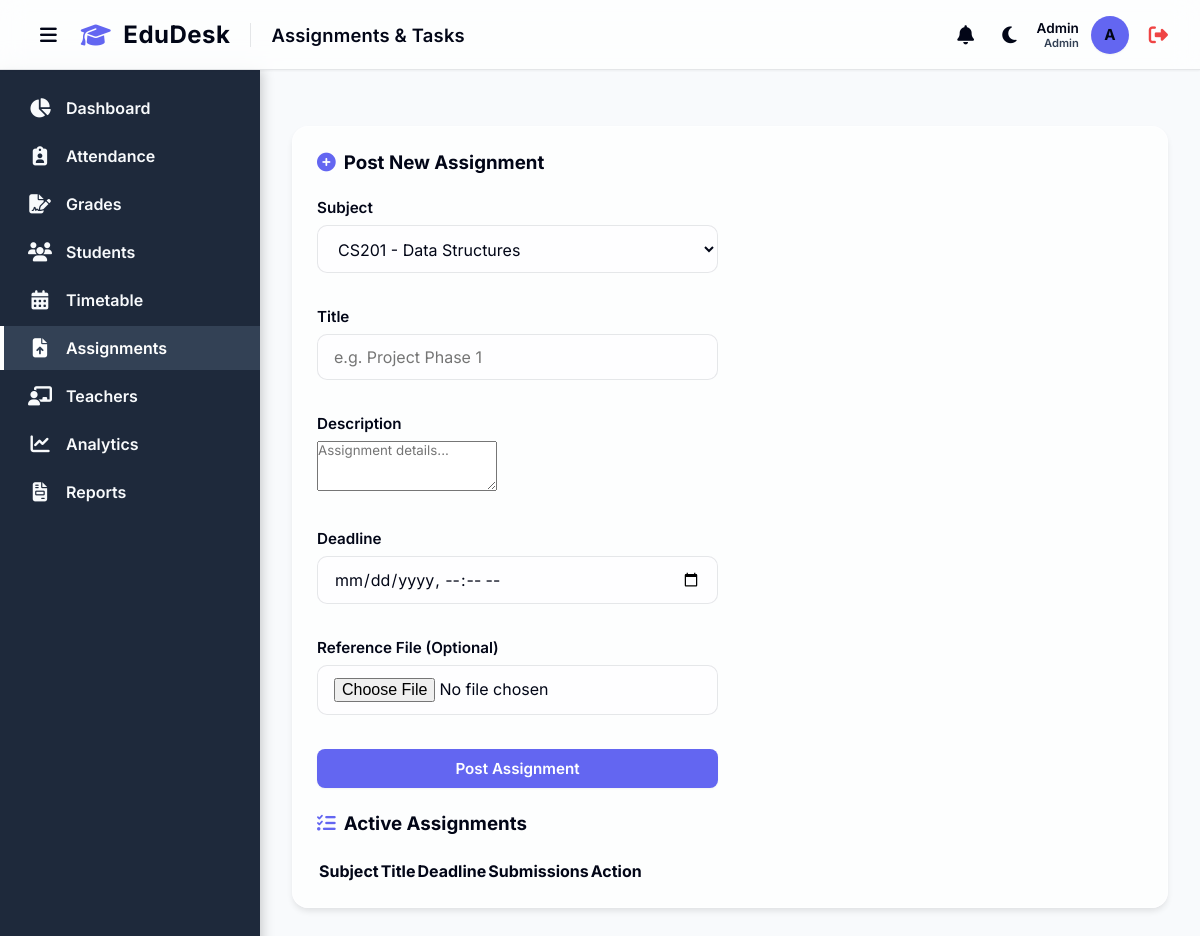
The page /assignments (signed in) on the database as committed earlier.
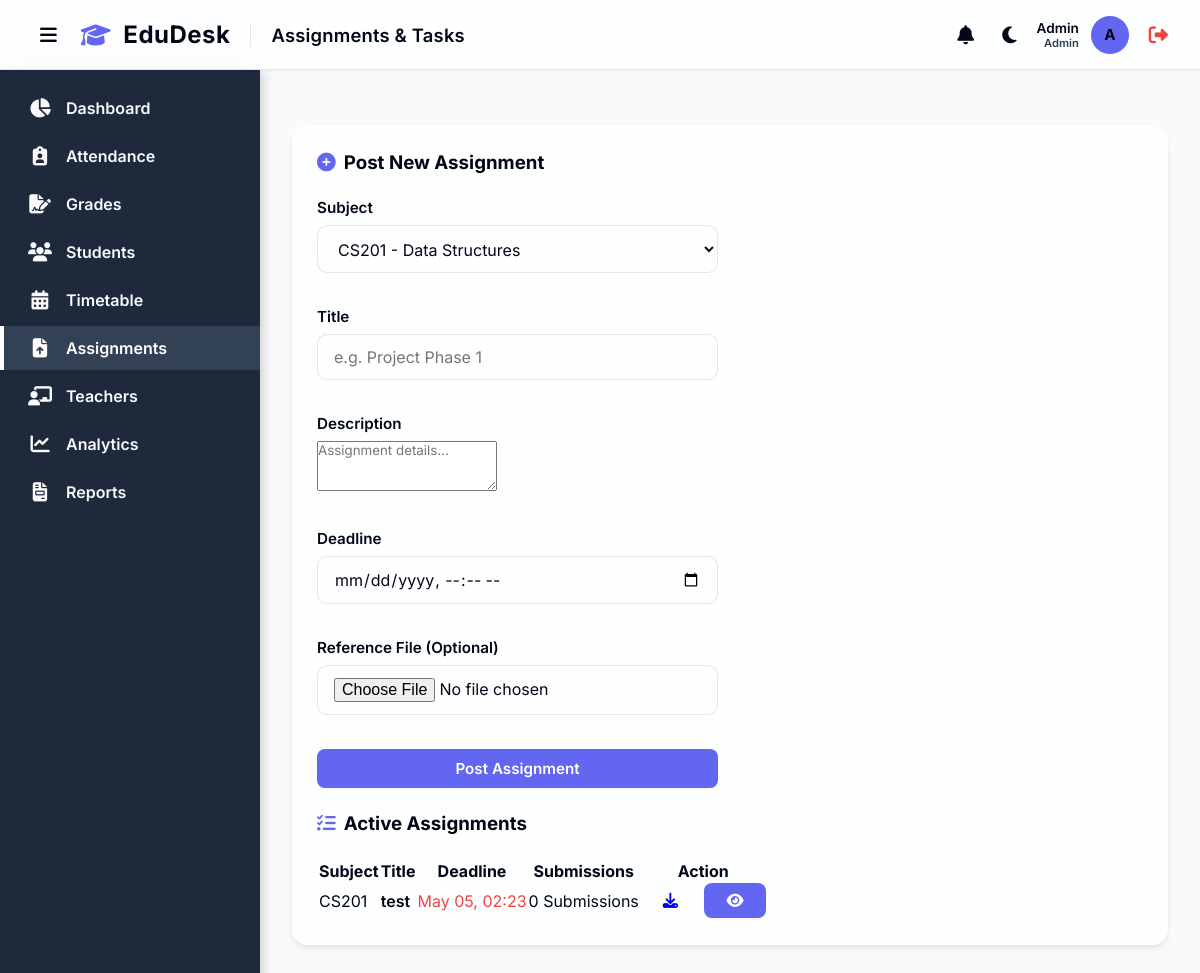
The same page on the database as committed later.
### models.py (models this page shows)
class Assignment(db.Model):
    id = db.Column(db.Integer, primary_key=True)
    subject_id = db.Column(db.Integer, db.ForeignKey('subject.id'), nullable=False)
    teacher_id = db.Column(db.Integer, db.ForeignKey('user.id'), nullable=False)
    title = db.Column(db.String(200), nullable=False)
    description = db.Column(db.Text, nullable=True)
    deadline = db.Column(db.DateTime, nullable=False)
    file_path = db.Column(db.String(255), nullable=True)
    created_at = db.Column(db.DateTime, default=datetime.utcnow)
    submissions = db.relationship('Submission', backref='assignment', lazy=True)

class Subject(db.Model):
    id = db.Column(db.Integer, primary_key=True)
    code = db.Column(db.String(20), unique=True, nullable=False)
    name = db.Column(db.String(100), nullable=False)
    credits = db.Column(db.Integer, nullable=False, default=3)
    teacher_id = db.Column(db.Integer, db.ForeignKey('user.id'), nullable=True) # Reference to User (Teacher)
    teacher = db.relationship('User', foreign_keys=[teacher_id], backref='subjects')
    attendances = db.relationship('Attendance', backref='subject', lazy=True)
    grades = db.relationship('Grade', backref='subject', lazy=True)
    timetables = db.relationship('Timetable', backref='subject', lazy=True)
    assignments = db.relationship('Assignment', backref='subject', lazy=True)

### app.py (the view, shortened to what this page needs)
@app.route('/assignments', methods=['GET', 'POST'])
@login_required
def assignments():
    if current_user.role == 'Student':
        student = current_user.student_profile[0] if current_user.student_profile else None
        all_assignments = Assignment.query.order_by(Assignment.deadline.asc()).all()
        return render_template('assignments.html', assignments=all_assignments)
    if current_user.role == 'Admin':
        subjects = Subject.query.all()
        all_assignments = Assignment.query.order_by(Assignment.deadline.asc()).all()
    else:
        subjects = Subject.query.filter_by(teacher_id=current_user.id).all()
        all_assignments = Assignment.query.filter_by(teacher_id=current_user.id).order_by(Assignment.deadline.asc()).all()
    return render_template('assignments.html', subjects=subjects, assignments=all_assignments)

### app.py (called while the page is built)
@login_manager.user_loader
def load_user(user_id):
    return User.query.get(int(user_id))

### templates/assignments.html (shortened to what this page needs)
{% extends 'base.html' %}
{% block page_title %}Assignments & Tasks{% endblock %}
{% block content %}
<div class="dashboard-grid">
    {% if current_user.role in ['Admin', 'Teacher'] %}
    <div class="glass-card" style="grid-column: span 1;">
        <h3 style="margin-bottom: 24px;"><i class="fa-solid fa-plus-circle" style="color: var(--primary-color); margin-right: 8px;"></i>Post New Assignment</h3>
        <form action="{{ url_for('assignments') }}" method="POST" enctype="multipart/form-data" class="form-grid" style="display: flex; flex-direction: column; gap: 16px;">
            <div class="form-group">
                <label>Subject</label>
                <select name="subject_id" class="form-control" required>
                    {% for sub in subjects %}
                    <option value="{{ sub.id }}">{{ sub.code }} - {{ sub.name }}</option>
                    {% endfor %}
                </select>
            </div>
            <div class="form-group">
                <label>Title</label>
                <input type="text" name="title" class="form-control" placeholder="e.g. Project Phase 1" required>
            </div>
            <div class="form-group">
                <label>Description</label>
                <textarea name="description" class="form-control" placeholder="Assignment details..." rows="3"></textarea>
            </div>
            <div class="form-group">
                <label>Deadline</label>
                <input type="datetime-local" name="deadline" class="form-control" required>
            </div>
            <div class="form-group">
                <label>Reference File (Optional)</label>
                <input type="file" name="file" class="form-control">
            </div>
            <button type="submit" class="btn btn-primary" style="width: 100%;">Post Assignment</button>
        </form>
    </div>
    <div class="glass-card" style="grid-column: span 2;">
        <h3 style="margin-bottom: 24px;"><i class="fa-solid fa-list-check" style="color: var(--primary-color); margin-right: 8px;"></i>Active Assignments</h3>
        <div class="table-container">
            <table class="data-table">
                <thead>
                    <tr>
                        <th>Subject</th>
                        <th>Title</th>
                        <th>Deadline</th>
                        <th>Submissions</th>
                        <th>Action</th>
                    </tr>
                </thead>
                <tbody>
                    {% for a in assignments %}
                    <tr>
                        <td>{{ a.subject.code }}</td>
                        <td style="font-weight: 600;">{{ a.title }}</td>
                        <td style="color: #EF4444;">{{ a.deadline.strftime('%b %d, %H:%M') }}</td>
                        <td>{{ a.submissions|length }} Submissions</td>
                        <td>
                            {% if a.file_path %}
                            <a href="{{ url_for('download_file', filename=a.file_path.split('\\')[-1]) }}" class="btn btn-secondary btn-small" title="Download Ref"><i class="fa-solid fa-download"></i></a>
                            {% endif %}
                            <button class="btn btn-primary btn-small" onclick="viewSubmissions({{ a.id }})"><i class="fa-solid fa-eye"></i></button>
                        </td>
                    </tr>
                    {% endfor %}
                </tbody>
            </table>
        </div>
    </div>
    {% endif %}
</div>
{% endblock %}

Rows that differ between the two databases and show on the page:
added Assignment: subject.code "CS201", title "test", deadline "May 05, 02:23", submissions|length "0"
